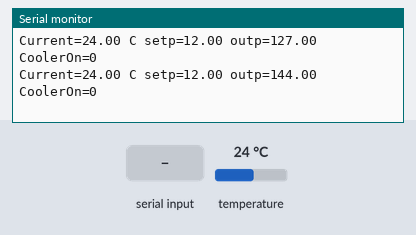
Bench run of a sketch on a simulated Arduino Uno, built with avr-gcc and run on an emulated ATmega328P. Shown: the last lines printed to the serial monitor. The inputs (shaded band) are chosen by the test bench; at power-on: temperature 24 °C.

Above: at 2.8 s.
2.9 s: "90,45\n" received over Serial
At 5.2 s:
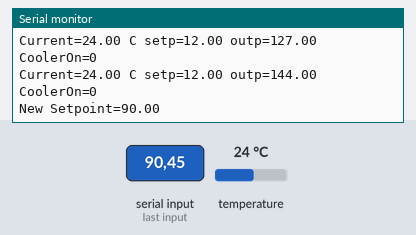
6.0 s: temperature set to 12 °C
At 7.4 s:
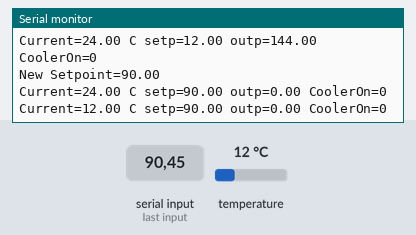
7.5 s: "30,150\n" received over Serial
9.0 s: temperature set to 19 °C
At 10.3 s:
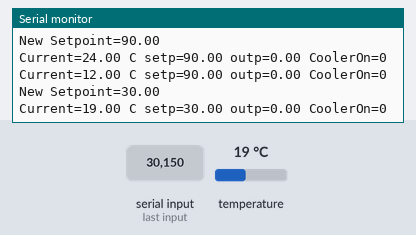
10.5 s: temperature set to 41 °C
At 15.42 s:
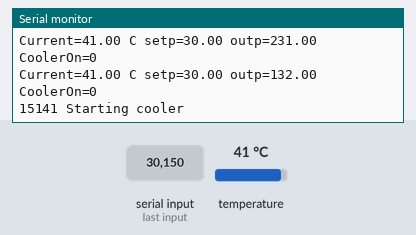
16.2 s: "5\n" received over Serial
At 19.8 s:
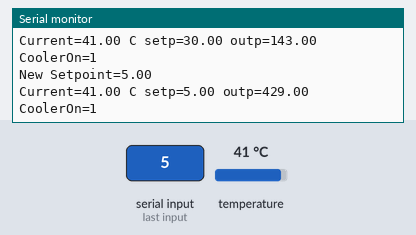
Timing chart, 0 to 21.3 s (numbered marks = the images above; inputs shaded):
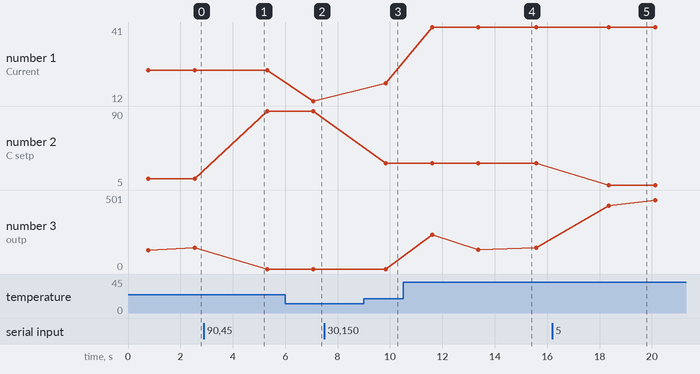

Measured:
- after the input at 2.9 s, the serial monitor: prints a new line after 1.6 s (image 1)
- after the input at 6.0 s, the serial monitor: prints a new line after 1.1 s (image 2)
- after the input at 9.0 s, the serial monitor: prints a new line after 0.84 s (image 3)
- after the input at 10.5 s, the serial monitor: prints a new line after 1.1 s (image 4)
- after the input at 16.2 s, the serial monitor: prints a new line after 1.4 s (image 5)
- plotted number 1: 24 → 12 after the input at 6.0 s, 12 → 19 after the input at 9.0 s, 19 → 41 after the input at 10.5 s
- plotted number 2: 12 → 90 after the input at 2.9 s, 30 → 5 after the input at 16.2 s
- plotted number 3: 0 → 143 after the input at 10.5 s, 143 → 501 after the input at 16.2 s

The sketch:

temperature.ino
```cpp
#include <DallasTemperature.h>
#include <OneWire.h>

const int ONE_WIRE_BUS = 3;

OneWire onewire(ONE_WIRE_BUS);
DallasTemperature sensors(&onewire);

void temperature_setup() {
  sensors.begin();
}

double temperature_get() {
  sensors.requestTemperatures();
  return sensors.getTempCByIndex(0);
  // return 42.0;
}
```

cooler.ino
```cpp
#include <RCSwitch.h>

#define RCSwitch_PIN 7
#define HOUSECODE "11001"
#define COOLER_ID "00100"
#define FRIDGE_MINTIME 120000

RCSwitch rcswitch = RCSwitch();

bool cool = false;
unsigned long min_cool_stop = 0;
unsigned long min_cool_start = 0;

void rcswitch_setup() {
  rcswitch.enableTransmit(RCSwitch_PIN);
}

bool CoolerOnStatus()
{
  return cool;
}

void turnOnCooler() {
  unsigned long now = millis();
  if ( (!cool) && now > min_cool_start ) {
    Serial.print(now); Serial.println(" Starting cooler");
    cool = true;
    min_cool_stop = now + FRIDGE_MINTIME;
    rcswitch.switchOn(HOUSECODE, COOLER_ID);
  }
}

void turnOffCooler() {
  unsigned long now = millis();
  if (cool && now > min_cool_stop) {
    Serial.print(now); Serial.println(" Stoping cooler");
    cool = false;
    min_cool_start = now + FRIDGE_MINTIME;
    rcswitch.switchOff(HOUSECODE, COOLER_ID);
  }
}
```

fermenter.ino
```cpp
#include <PID_v1.h>

double Setpoint, Input, Output;
int sample_interval = 1000;
PID COOLPID(&Input, &Output, &Setpoint, 10,1,5, REVERSE);

int WindowSize = 5000;
unsigned long windowStartTime;

void serialEvent() {
  Setpoint = Serial.readString().toFloat();
  Serial.print("New Setpoint="); Serial.print(Setpoint);
  Serial.println();
}

void setup() {
  windowStartTime = millis();
  Serial.begin(9600);
  rcswitch_setup();
  temperature_setup();

  Setpoint = 12;
  Input = 25;
  COOLPID.SetOutputLimits(0, WindowSize);
  COOLPID.SetMode(AUTOMATIC);
  COOLPID.SetSampleTime(sample_interval);
}

void loop() {
  Input = temperature_get();
  COOLPID.Compute();

  unsigned long now = millis();
  if (now - windowStartTime > WindowSize) {
    windowStartTime += WindowSize;
  }
  if (Output > now - windowStartTime) {
    turnOnCooler();
  }
  else {
    turnOffCooler();
  }
  Serial.print("Current="); Serial.print(Input); Serial.print(" C");
  Serial.print(" setp="); Serial.print(Setpoint);
  Serial.print(" outp="); Serial.print(Output);
  Serial.print(" CoolerOn="); Serial.print(CoolerOnStatus());
  Serial.println();
  delay(sample_interval);
}
```
